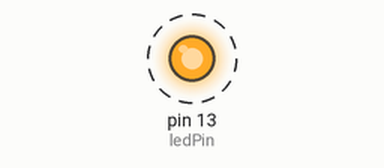
Bench run of a program on a simulated Arduino Uno, built with avr-gcc and run on an emulated ATmega328P. Shown: output pins drawn as LEDs (lit = HIGH). Dashed ring = blinking. The local clock reads 2024-03-15 10:24:30 at power-on unless the program sets it; what the program prints to the serial monitor is not drawn.

Above: at 0.5 s.
Timing chart, 0 to 4.6 s (numbered marks = the images above):
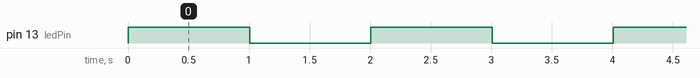

Measured:
- by itself, pin 13 (ledPin): alternates HIGH for 1.0 s and LOW for 1.0 s

The program:

main.cpp
```cpp
#include <Arduino.h>
#include <ThreeWire.h>
#include <RtcDS1302.h>

ThreeWire myWire(4,5,2); // IO, SCLK, CE
RtcDS1302<ThreeWire> Rtc(myWire);
int ledPin = 13;

void printDateTime(const RtcDateTime& dt){
  Serial.print("Total minutes : ");
  Serial.print(dt.Minute(), DEC);
  Serial.print(':');
  Serial.print(dt.Second(), DEC);
  Serial.println();
}

void setup() {
  Serial.begin(9600);
  Rtc.Begin();
  RtcDateTime setting_time(0);
  Rtc.SetDateTime(setting_time); // set time to be like setting_time
  pinMode(ledPin, OUTPUT);
}


void loop() {
  RtcDateTime now = Rtc.GetDateTime();
  int second = now.Second();
  if(second%2==0) digitalWrite(ledPin,HIGH);
  else  digitalWrite(ledPin,LOW);
  printDateTime(now);
  delay(1000);
}
```
